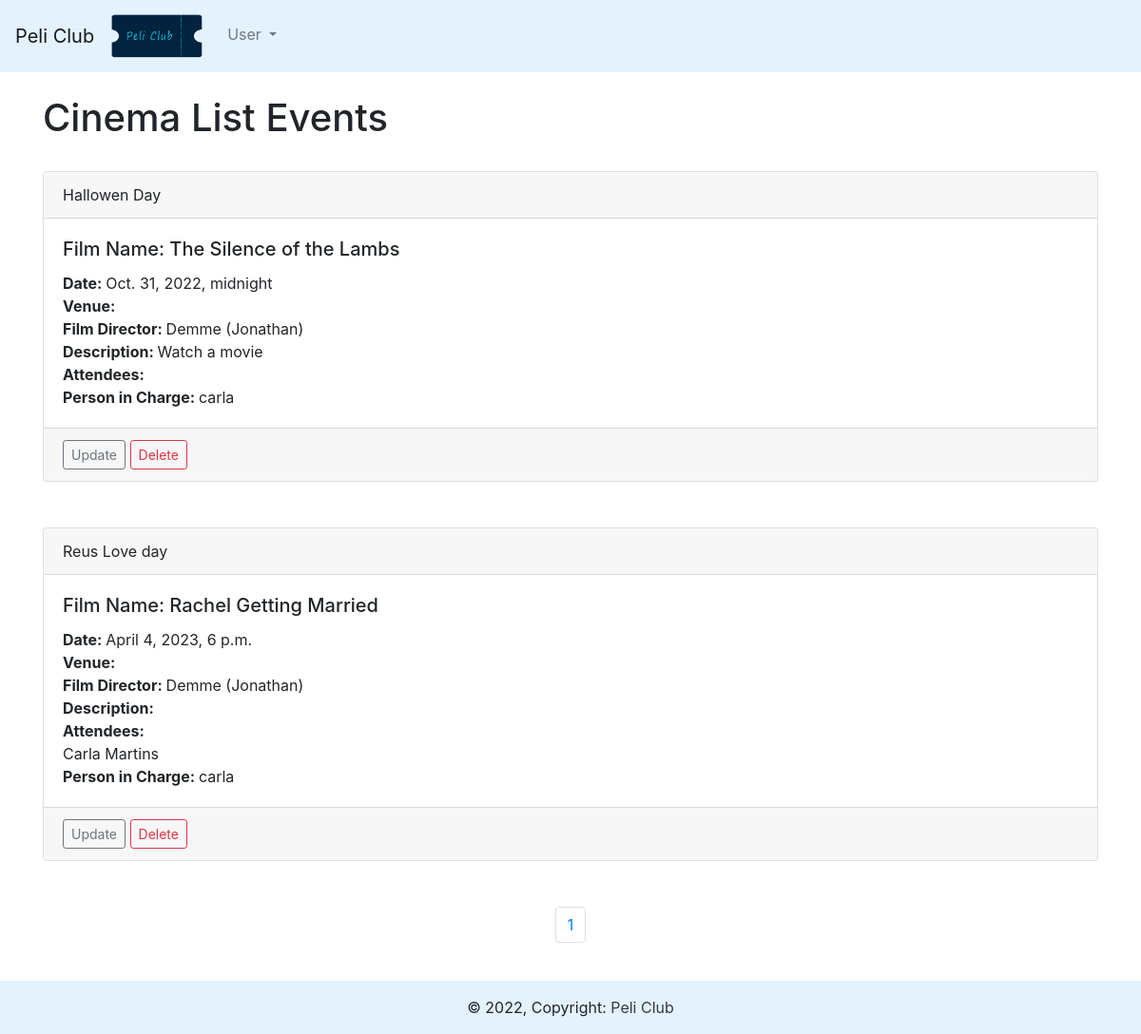
Page /cinema on the committed database.
### movies/models.py (models this page shows)
class Cinema(models.Model):
  name= models.CharField('Event Name', max_length=120)
  movie_title=models.ForeignKey(Movie, blank=True, null=True, on_delete=models.SET_NULL)
  director=models.ForeignKey(Director, blank=True, null=True, on_delete=models.SET_NULL)
  event_date=models.DateTimeField(blank = True, null=True)
  venue = models.ForeignKey(Venue, blank = True, null=True, on_delete=models.SET_NULL)
  description=models.TextField(blank=True)
  manager=models.ForeignKey(User, blank = True, null=True, on_delete=models.SET_NULL)
  attendees=models.ManyToManyField(ClubUser, blank=True)
  def __str__(self):
    return self.name

class Movie(models.Model):
   title_movie = models.CharField(max_length=32)
   director= models.ForeignKey(Director, on_delete=models.SET_NULL, null=True)
   summary= models.TextField(blank=True)
   release_date=models.DateField(null=True, blank=True)
   genre=models.ManyToManyField(Genre)
   movie_image=models.ImageField(null=True, blank=True, upload_to="images/")
   def __str__(self):
      return self.title_movie

class Director(models.Model):
  first_name= models.CharField('First Name', max_length=120)
  last_name= models.CharField('Second Name', max_length=120)
  date_of_birth= models.DateField(null=True, blank=True)
  date_of_death= models.DateField('Died',null=True, blank=True)
  place_of_birth= models.CharField(max_length=120)
  place_of_death= models.CharField(max_length=120,null=True, blank=True)
  biography=models.TextField(blank=True)
  def __str__(self):
    return '%s (%s)' % (self.last_name, self.first_name)

class ClubUser(models.Model):
  first_name= models.CharField('First Name', max_length=120)
  last_name= models.CharField('Second Name', max_length=120)
  email= models.EmailField('Email Addres')
  def __str__(self):
    return self.first_name + ' '+ self.last_name

### movies/views.py (the view)
# urls.py: path('cinema', views.all_cinema, name="list-cinema"),
def all_cinema(request):
   cinema_list = Cinema.objects.all()
   p = Paginator(Cinema.objects.all(), 25)
   page = request.GET.get('page')
   cinemas = p.get_page(page)
   nums="a" * cinemas.paginator.num_pages
   return render(request, 'movies/cinema_list.html',
    {'cinema_list':cinema_list,
    'cinemas':cinemas,
    'nums':nums})

### movies/templates/movies/cinema_list.html (shortened to what this page needs)
{% extends 'movies/base.html' %}
{% block content %}
  <h1>Cinema List Events</h1>
  {% for cinema in cinemas %}
  <div class="card">
    <div class="card-header">
      {{cinema}}
    </div>
    <div class="card-body">
      <h5 class="card-title">Film Name: {{cinema.movie_title}}</h5>
      <p class="card-text">
        <strong> Date: </strong> {{cinema.event_date}} </br>
        <strong> Venue: </strong>{{cinema.venue.address}} </br>
        <strong> Film Director: </strong>{{cinema.director}}</br>
        <strong> Description: </strong> {{cinema.description}} </br>
        <strong> Attendees: </strong> </br>
          {% for user in cinema.attendees.all %}
          {{user}}</br>
          {% endfor %}
        <strong> Person in Charge: </strong> {{cinema.manager}} </br>
      </p>
    </div>
    <div class="card-footer text-muted">
      <a href="{% url 'update-cinema' cinema.id%}" class="btn btn-outline-secondary btn-sm my-2 my-sm-0" type="submit">Update</a>
      <a href="{% url 'delete-cinema' cinema.id%}" class="btn btn-outline-danger btn-sm my-2 my-sm-0" type="submit">Delete</a>
    </div>
  </div>
  <br/> <br/>
  {% endfor %}
<nav aria-label="Page navigation example">
  <ul class="pagination justify-content-center">
{% for i in nums %}
	<li class="page-item"><a class="page-link" href="?page={{ forloop.counter }}">{{ forloop.counter }}</a></li>
{% endfor %}
</ul>
</nav>
{% endblock %}

### movies/templates/movies/base.html (shortened to what this page needs)
<!doctype html>
<html lang="en">
  <head>
    <link rel="stylesheet" href="https://cdn.jsdelivr.net/npm/bootstrap@4.3.1/dist/css/bootstrap.min.css">
  </head>
  <body >
    {% include 'movies/navbar.html' %}
    <br/>
    <div class="container min-vh-100">
      {% block content %}
      {% endblock %}
    </div>
    <br/>
    {% include 'movies/footer.html' %}
  </body>
</html>

### movies/templates/movies/navbar.html (shortened to what this page needs)
{% load static %}
<nav class="navbar navbar-expand-lg navbar-light" style="background-color: #e3f2fd;">
  <a class="navbar-brand" href="{% url 'home' %}">Peli Club</a>
  <div class="collapse navbar-collapse" id="navbarSupportedContent">
    <ul class="navbar-nav mr-auto">
      <li class="nav-item">
        <a class="navbar-brand" href="#">
          <img src="{% static 'images/logo.png' %}" width="100" height="50" class="d-inline-block align-top" alt="Logo">
        </a>
      </li>
        {% if user.is_authenticated %}
        <li class="nav-item pt-2">
          <a class="nav-link  " href="{% url 'logout' %}"  aria-current="page">
            Logout
          </a>
        </li>
        {%else%}
        <li class="nav-item dropdown pt-2">
          <a class="nav-link dropdown-toggle" href="#" id="navbarDropdown" role="button" data-toggle="dropdown" aria-haspopup="true" aria-expanded="false">
            User
          </a>
        </li>
        {% endif %}
    </ul>
  </div>
</nav>

### movies/templates/movies/footer.html
<footer class="bg-light text-center text-lg-start">
  <div class="text-center p-3" style="background-color: #e3f2fd;">
    © {% now 'Y' %}, Copyright:
    <a class="text-dark" >Peli Club</a>
  </div>
</footer>

### rows in the picture
Cinema: name "Hallowen Day", movie_title "The Silence of the Lambs", event_date "Oct. 31, 2022, midnight", director "Demme (Jonathan)", description "Watch a movie", manager "carla"
Cinema: name "Reus Love day", movie_title "Rachel Getting Married", event_date "April 4, 2023, 6 p.m.", director "Demme (Jonathan)", manager "carla"
ClubUser: first_name+last_name "Carla Martins"
